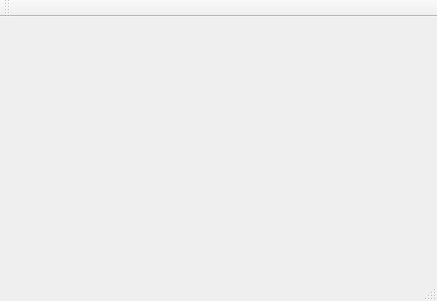
<?xml version="1.0" encoding="UTF-8"?>
<ui version="4.0">
 <class>MainWindow</class>
 <widget class="QMainWindow" name="MainWindow">
  <property name="geometry">
   <rect>
    <x>0</x>
    <y>0</y>
    <width>437</width>
    <height>301</height>
   </rect>
  </property>
  <property name="windowTitle">
   <string>MainWindow</string>
  </property>
  <widget class="QWidget" name="centralWidget">
   <layout class="QVBoxLayout" name="verticalLayout" stretch="5,1">
    <item>
     <widget class="QCustomPlot" name="plotWidget" native="true"/>
    </item>
    <item>
     <layout class="QHBoxLayout" name="horizontalLayout">
      <item>
       <widget class="QLabel" name="x_label">
        <property name="text">
         <string/>
        </property>
       </widget>
      </item>
      <item>
       <widget class="QLabel" name="y_label">
        <property name="text">
         <string/>
        </property>
       </widget>
      </item>
      <item>
       <widget class="QLabel" name="z_label">
        <property name="text">
         <string/>
        </property>
       </widget>
      </item>
     </layout>
    </item>
   </layout>
  </widget>
  <widget class="QMenuBar" name="menuBar">
   <property name="geometry">
    <rect>
     <x>0</x>
     <y>0</y>
     <width>437</width>
     <height>21</height>
    </rect>
   </property>
  </widget>
  <widget class="QToolBar" name="mainToolBar">
   <attribute name="toolBarArea">
    <enum>TopToolBarArea</enum>
   </attribute>
   <attribute name="toolBarBreak">
    <bool>false</bool>
   </attribute>
  </widget>
  <widget class="QStatusBar" name="statusBar"/>
 </widget>
 <layoutdefault spacing="6" margin="11"/>
 <customwidgets>
  <customwidget>
   <class>QCustomPlot</class>
   <extends>QWidget</extends>
   <header>qcustomplot.h</header>
   <container>1</container>
  </customwidget>
 </customwidgets>
 <resources/>
 <connections/>
</ui>
